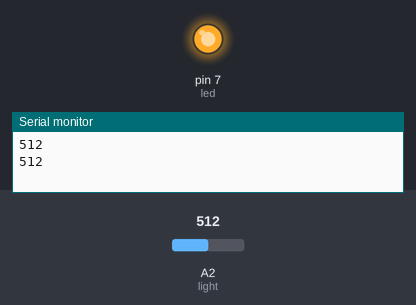
The sketch below on a simulated Arduino Uno, built with avr-gcc and run on an emulated ATmega328P. Shown: output pins drawn as LEDs (lit = HIGH), the last lines printed to the serial monitor. The inputs (shaded band) are chosen by the test bench; at power-on: A2 (light) = 512.

Above: at 1.8 s.
1.9 s: A2 (light) set to 211
3.4 s: A2 (light) set to 194
At 4.7 s:
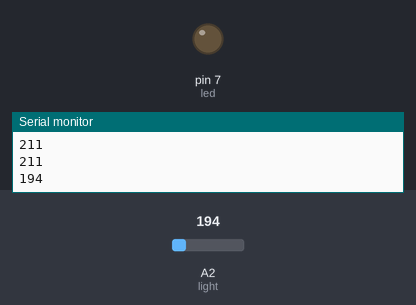
5.5 s: A2 (light) set to 210
At 7.2 s:
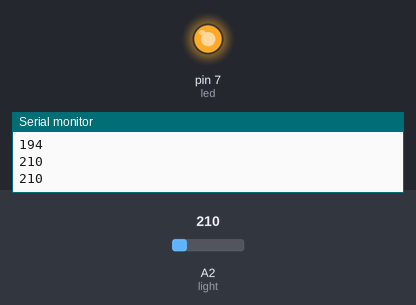
7.5 s: A2 (light) set to 190
At 9.0 s:
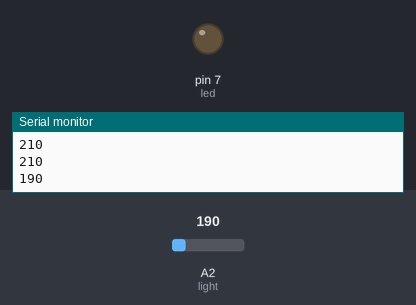
Timing chart, 0 to 10.5 s (numbered marks = the images above; inputs shaded):
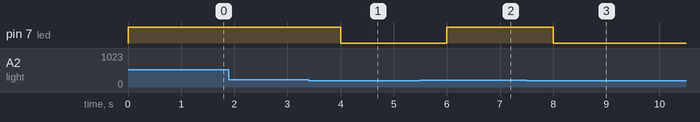

Measured:
- the behaviour switches between 201 and 200 on A2 (light) (found by bisection; images 0 and 1)
- after the input at 3.4 s, pin 7 (led): HIGH → LOW after 0.60 s
- after the input at 5.5 s, pin 7 (led): LOW → HIGH after 0.50 s
- after the input at 7.5 s, pin 7 (led): HIGH → LOW after 0.50 s

The sketch:

Resistor_Stuff.ino
```cpp
int light = A2;
int lvalue;
int led = 7;

void setup() {
  // put your setup code here, to run once:
  Serial.begin(9600);
  pinMode(light, INPUT);
  pinMode(led, OUTPUT);

}

void loop() {
  // put your main code here, to run repeatedly:
  lvalue = analogRead(light);
  Serial.println(lvalue);

  if(lvalue > 200)
    digitalWrite (led, HIGH);
  else
  digitalWrite(led,LOW);

  delay(1000);
}
```
